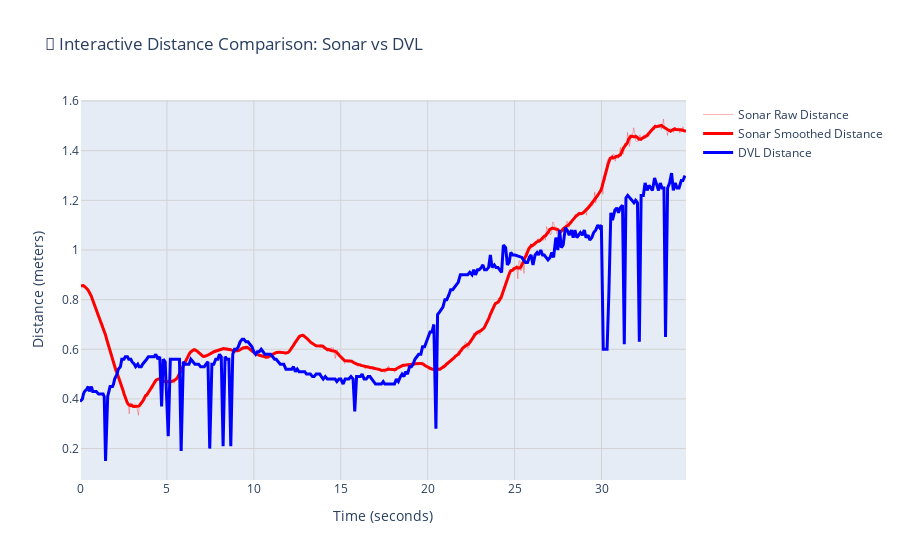

Source (notebook cell):
### Code cell
try:
    fig, comparison_stats = iau.interactive_distance_comparison(distance_results, raw_data, sonar_coverage_m=sonar_coverage_meters, sonar_image_size=image_shape[0])
    if comparison_stats and isinstance(comparison_stats, dict) and 'error' in comparison_stats:
        print('Comparison did not run:', comparison_stats['error'])
    else:
        print('\nComparison stats summary:')
        from pprint import pprint
        pprint(comparison_stats)
        # Display the interactive plot
        fig.show()
except Exception as e:
    print('Error running interactive comparison:', e)

### Figure 1 — Plotly figure (JSON) as saved in the notebook; plotly's stock layout.template omitted (floating-point values rounded to 4 significant figures; data arrays with more than 128 entries replaced by an {"elided": "..."} marker saying what was removed)
{"data": [{"hovertemplate": "Time: %{x:.1f}s<br>Distance: %{y:.3f}m<extra>Sonar Raw</extra>", "line": {"color": "rgba(255, 0, 0, 0.3)", "width": 1}, "mode": "lines", "name": "Sonar Raw Distance", "type": "scatter", "x": {"elided": "591 float values"}, "xaxis": "x", "y": {"elided": "591 float values"}, "yaxis": "y"}, {"hovertemplate": "Time: %{x:.1f}s<br>Distance: %{y:.3f}m<extra>Sonar Smoothed</extra>", "line": {"color": "rgba(255, 0, 0, 1)", "width": 3}, "mode": "lines", "name": "Sonar Smoothed Distance", "type": "scatter", "x": {"elided": "591 float values"}, "xaxis": "x", "y": {"elided": "591 float values"}, "yaxis": "y"}, {"hovertemplate": "Time: %{x:.1f}s<br>Distance: %{y:.3f}m<extra>DVL Distance</extra>", "line": {"color": "rgba(0, 0, 255, 1)", "width": 3}, "mode": "lines", "name": "DVL Distance", "type": "scatter", "x": {"elided": "322 float values"}, "xaxis": "x", "y": {"elided": "322 float values"}, "yaxis": "y"}], "layout": {"hovermode": "x unified", "title": {"text": "🔄 Interactive Distance Comparison: Sonar vs DVL"}, "xaxis": {"anchor": "y", "domain": [0, 1], "gridcolor": "LightGray", "gridwidth": 1, "showgrid": true, "title": {"text": "Time (seconds)"}}, "yaxis": {"anchor": "x", "domain": [0, 1], "gridcolor": "LightGray", "gridwidth": 1, "showgrid": true, "title": {"text": "Distance (meters)"}}}}
